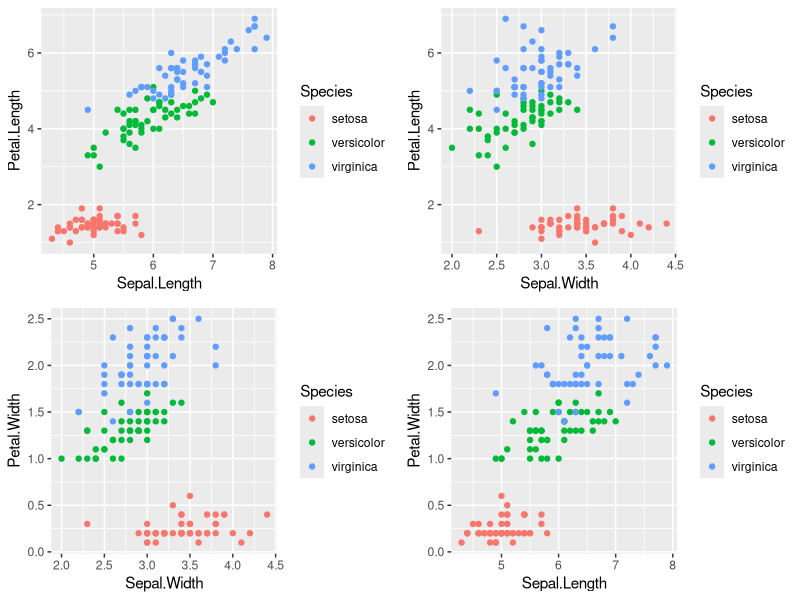
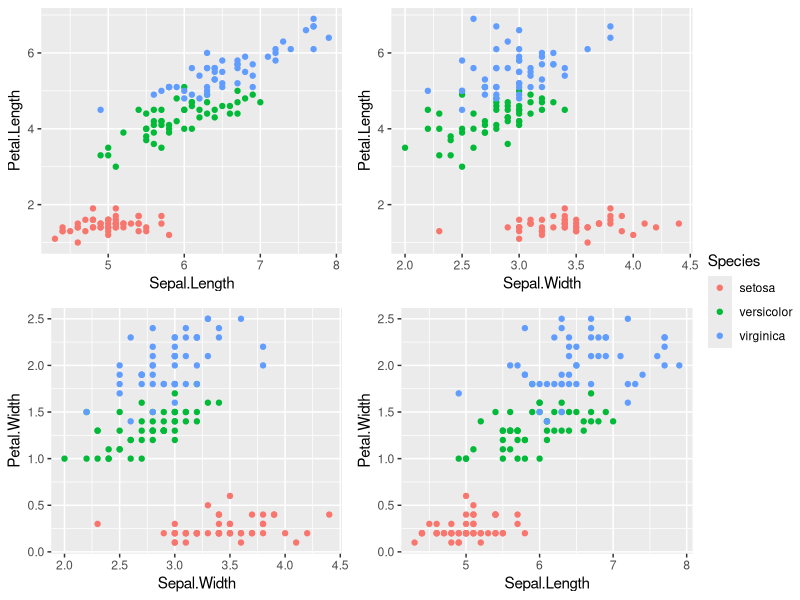

The R source for these figures, in order:
library(ggplot2)
library(gridExtra)
library(grid)
library(dplyr)

p1 <- ggplot(iris, aes(x=Sepal.Length, y = Petal.Length, col=Species))+geom_point()
p2 <- ggplot(iris, aes(x=Sepal.Width, y = Petal.Length, col=Species))+geom_point()
p3 <- ggplot(iris, aes(x=Sepal.Width, y = Petal.Width, col=Species))+geom_point()
p4 <- ggplot(iris, aes(x=Sepal.Length, y = Petal.Width, col=Species))+geom_point()


grid.arrange(p1, p2, p3, p4,nrow=2)


p1 <- p1+theme(legend.position = "none")
p2 <- p2+theme(legend.position = "none")
p3 <- p3+theme(legend.position = "none")
p4 <- p4+theme(legend.position = "none")


g_legend<-function(a.gplot){
    tmp <- ggplot_gtable(ggplot_build(a.gplot))
    leg <- which(sapply(tmp$grobs, function(x) x$name) == "guide-box")
    legend <- tmp$grobs[[leg]]
    return(legend)
}
p1.original = ggplot(iris, aes(x=Sepal.Length, y = Petal.Length, col=Species))+geom_point()
plotLegend = g_legend(p1.original)

lwidth = sum(plotLegend$width)
combinedPlots <- arrangeGrob(p1, p2, p3, p4, nrow=2)

grid.arrange(combinedPlots,
             plotLegend, 
             widths=unit.c(unit(1, "npc") - lwidth, lwidth), nrow=1
             )
